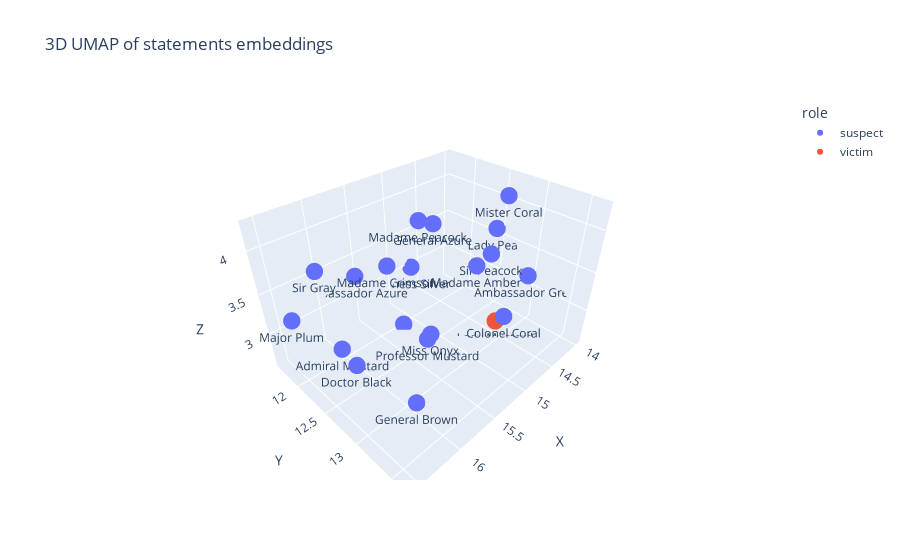

Notebook source saved alongside this figure:
### Markdown cell above
### 8.3. <a id='toc8_3_'></a>[Interactive 3D UMAP plot](#toc0_)

### Code cell
umap_reducer = umap.UMAP(n_components=3, random_state=42)
reduced_umap = umap_reducer.fit_transform(embeddings)
plot_3d_interactive(reduced_umap, "UMAP")

### Figure 1 — Plotly figure (JSON) as saved in the notebook; plotly's stock layout.template omitted (floating-point values rounded to 4 significant figures)
{"data": [{"customdata": [["Sir Gray", "suspect"], ["Madame Peacock", "suspect"], ["Lady Pearl", "suspect"], ["Ambassador Green", "suspect"], ["General Azure", "suspect"], ["Professor Mustard", "suspect"], ["Doctor Black", "suspect"], ["Madame Amber", "suspect"], ["Admiral Mustard", "suspect"], ["Ambassador Black", "suspect"], ["Ambassador Azure", "suspect"], ["Madame Crimson", "suspect"], ["General Brown", "suspect"], ["Colonel Coral", "suspect"], ["Miss Onyx", "suspect"], ["Duchess Silver", "suspect"], ["Sir Peacock", "suspect"], ["Mister Coral", "suspect"], ["Major Plum", "suspect"]], "hovertemplate": "role=%{customdata[1]}<br>X=%{x}<br>Y=%{y}<br>Z=%{z}<br>name=%{customdata[0]}<extra></extra>", "legendgroup": "suspect", "marker": {"color": "#636efa", "size": 6, "symbol": "circle"}, "mode": "markers+text", "name": "suspect", "scene": "scene", "showlegend": true, "text": ["Sir Gray", "Madame Peacock", "Lady Pearl", "Ambassador Green", "General Azure", "Professor Mustard", "Doctor Black", "Madame Amber", "Admiral Mustard", "Ambassador Black", "Ambassador Azure", "Madame Crimson", "General Brown", "Colonel Coral", "Miss Onyx", "Duchess Silver", "Sir Peacock", "Mister Coral", "Major Plum"], "textposition": "bottom center", "type": "scatter3d", "x": [16.08, 15.19, 14.0, 14.13, 14.45, 15.37, 16.36, 15.59, 16.09, 15.2, 15.59, 15.93, 16.04, 15.45, 15.77, 14.68, 14.87, 14.42, 16.55], "y": [11.74, 12.35, 12.45, 13.03, 11.81, 12.65, 12.74, 13.45, 12.07, 12.06, 11.71, 12.74, 13.18, 13.65, 13.1, 11.64, 13.04, 12.86, 12.02], "z": [3.602, 4.076, 3.586, 3.245, 3.581, 2.816, 3.166, 4.214, 2.763, 2.586, 3.295, 4.048, 2.764, 3.742, 3.405, 2.981, 3.843, 4.258, 3.39]}, {"customdata": [["Lady Mustard", "victim"]], "hovertemplate": "role=%{customdata[1]}<br>X=%{x}<br>Y=%{y}<br>Z=%{z}<br>name=%{customdata[0]}<extra></extra>", "legendgroup": "victim", "marker": {"color": "#EF553B", "size": 6, "symbol": "circle"}, "mode": "markers+text", "name": "victim", "scene": "scene", "showlegend": true, "text": ["Lady Mustard"], "textposition": "bottom center", "type": "scatter3d", "x": [14.46], "y": [12.87], "z": [2.678]}], "layout": {"legend": {"title": {"text": "role"}, "tracegroupgap": 0}, "scene": {"domain": {"x": [0, 1], "y": [0, 1]}, "xaxis": {"title": {"text": "X"}}, "yaxis": {"title": {"text": "Y"}}, "zaxis": {"title": {"text": "Z"}}}, "title": {"text": "3D UMAP of statements embeddings"}}}
